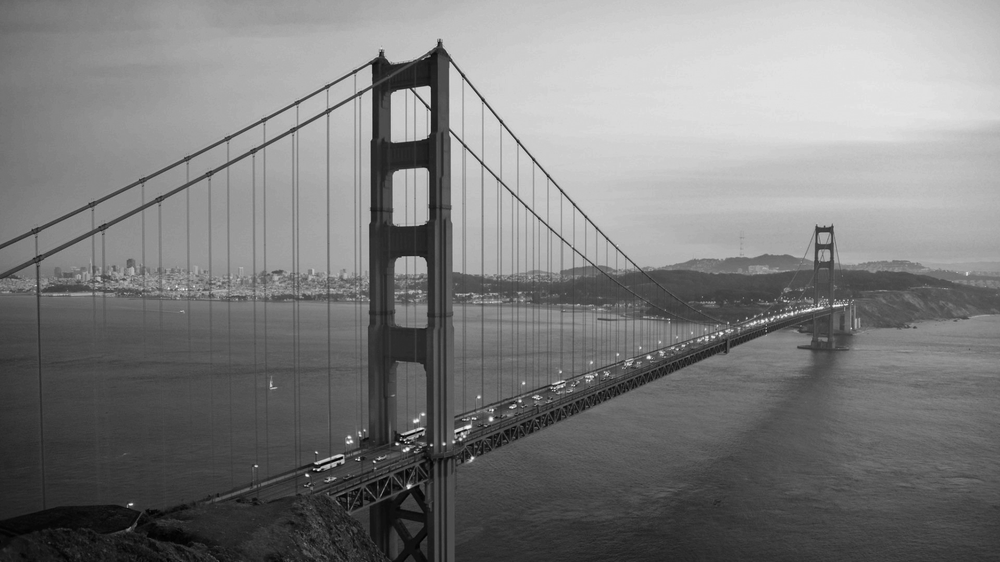
#> input picture peinture/image_16x9_1920x1080.png, 1000 x 562 px, shrunk from 1920 x 1080 before the run, found by its file name
$ python lecteur.py
#> lines starting #> are read from the running program, lines starting #| are printed output that depends on the picture
from PIL import Image
def trouver(rouge):
    return rouge%2

image_hall=Image.open("peinture/image_16x9_1920x1080.png")
#> image_hall is the input picture: PIL image 1000x562 L; min 0, max 254, mean 124.1

#crer une matrice des pixels pour image hall
matrice=[]
for y in range(image_hall.size[1]):
    ligne=[]
    for x in range(image_hall.size[0]):
        pixel=image_hall.getpixel((x,y))

        bits = format(pixel, '08b')


        if str(bits)[6] =='0':
            nouvelle_couleur=0
        else:
            nouvelle_couleur=255
        ligne.append(nouvelle_couleur)
    matrice.append(ligne)
#> after the loop, matrice = 562 items

sortie=image_hall.copy()
for j in range(len(matrice)):
    for z in range(len(matrice[0])):
        sortie.putpixel((z,j),matrice[j][z])
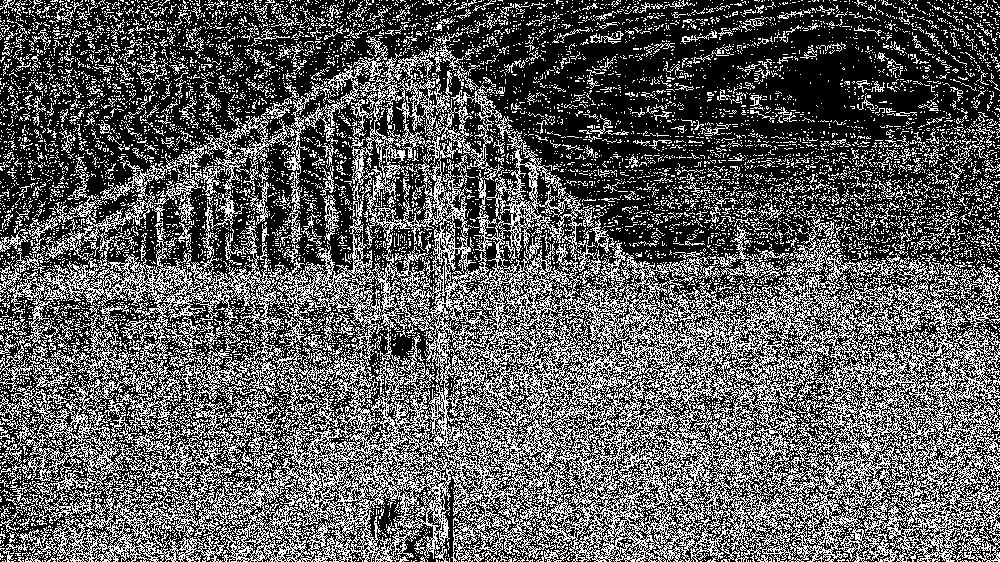
#> sortie: PIL image 1000x562 L; 36.2% white in thin lines or dots
sortie.save("peinture/imageout.png")
